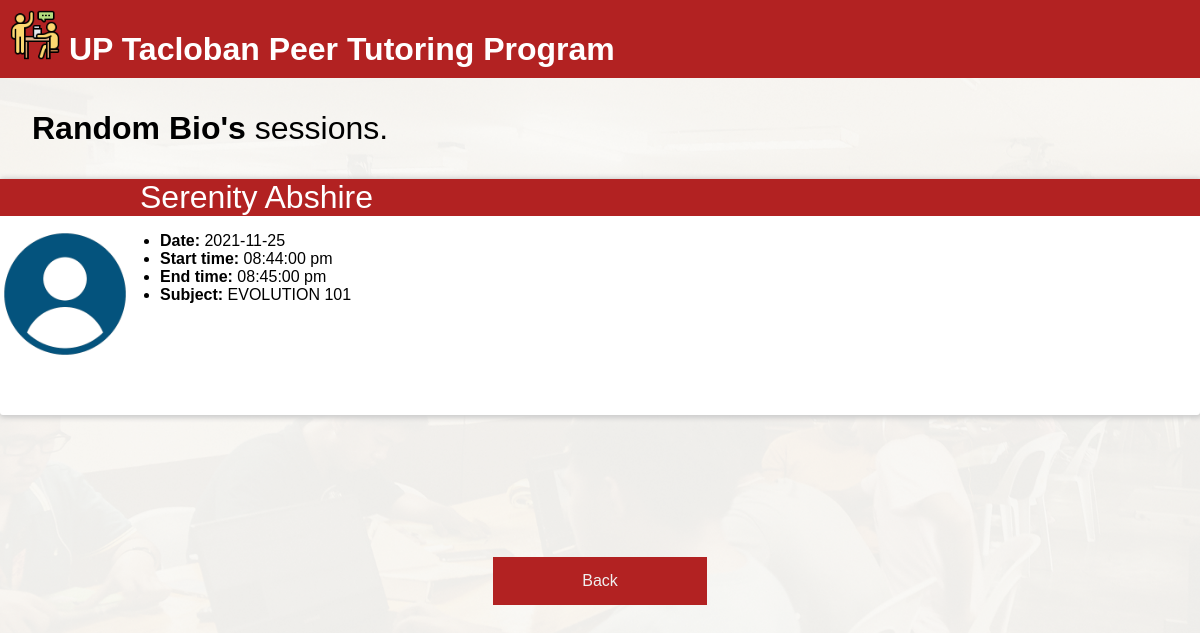
/my-sessions.php (signed in), run on the app's committed database.
### tables this page shows
CREATE TABLE `tutee` (
  `tutee_id` int(11) NOT NULL,
  `first_name` varchar(100) NOT NULL,
  `last_name` varchar(100) NOT NULL,
  `upmail` varchar(100) NOT NULL,
  `program` varchar(100) NOT NULL,
  `year_level` int(1) NOT NULL,
  `password` varchar(100) NOT NULL
);

CREATE TABLE `tutor` (
  `tutor_id` int(11) NOT NULL,
  `first_name` varchar(100) NOT NULL,
  `last_name` varchar(100) NOT NULL,
  `upmail` varchar(100) NOT NULL,
  `program` varchar(100) NOT NULL,
  `year_level` int(11) NOT NULL
);

CREATE TABLE `tutorial_session` (
  `tutor_id` int(11) NOT NULL,
  `tutee_id` int(11) NOT NULL,
  `date` date NOT NULL,
  `start_time` time NOT NULL,
  `end_time` time NOT NULL,
  `subject` varchar(100) NOT NULL
);

### my-sessions.php (the view, shortened to what this page needs)
<?php include("top.html"); include("server.php");
$query = "SELECT tutee_id, first_name, last_name, program FROM tutee WHERE upmail='" . $_SESSION['upmail'] . "'";
$result = mysqli_query($db, $query);
$tutee_id = 0;
$first_name = "";
$last_name = "";
foreach($result as $row){
    $tutee_id = $row['tutee_id'];
    $first_name = $row['first_name'];
    $last_name = $row['last_name'];
}
?>
<p id="result"><strong><?=$first_name . " " . $last_name . "'s "?></strong>sessions.</p>
<?php
$sessionQuery = "SELECT * FROM tutorial_session WHERE tutee_id=$tutee_id";
$sessionResult = mysqli_query($db, $sessionQuery);
foreach($sessionResult as $sessionResultRow){
$tutor_id = $sessionResultRow['tutor_id'];
$tutorNameQuery = "SELECT first_name, last_name
    FROM tutor
    WHERE tutor_id=$tutor_id";
$tutorNameResult = mysqli_query($db, $tutorNameQuery);
foreach($tutorNameResult as $tutorNameRow){
?>
<div class="match">
        <p>
        <img src="images/user.png" width=150 alt="User" /><span><?=$tutorNameRow['first_name'] . " " . $tutorNameRow['last_name']?></span>
        </p>
        <ul>
            <li><?="<strong>Date: </strong>" . $sessionResultRow['date']?></li>
            <li><?="<strong>Start time: </strong>" . date('h:i:s a', strtotime($sessionResultRow['start_time']))?></li>
            <li><?="<strong>End time: </strong>" . date('h:i:s a', strtotime($sessionResultRow['end_time']))?></li>
            <li><?="<strong>Subject: </strong>" . $sessionResultRow['subject']?></li>
        </ul>
</div>
<?php }
} ?>
<div class="container">
     <div class="center">
        <p><a href="index.php" class="button">Back</a></p>
     </div>
</div>
</body>
</html>

### tutor.css (style rules this page uses)
body { font-size: 12pt; font-family: verdana, sans-serif; margin: 0; padding: 0; background: url("images/bg.png") no-repeat center center fixed; -webkit-background-size:cover; -moz-background-size:cover; -o-background-size: cover; background-size: cover; animation: slideBg 8s linear infinite 0s; animation-timing-function: ease-in-out; }
#banner { background-image: url("images/banner-background.png"); background-repeat: repeat; font-size: 24pt; font-weight: bold; color: white; padding: 10px; }
.container { height: 300px; position: relative; }
.center { position: absolute; top: 50%; left: 50%; -ms-transform: translate(-50%, -50%); transform: translate(-50%, -50%); }
.center a { margin: 5px; }
.button { background-color: #b22222; width: 150px; border: none; color: #F0F0F0; padding: 15px 32px; text-align: center; text-decoration: none; display: inline-block; font-size: 16px; }
.button { transition-duration: 0.4s; }
.match { height: 220px; margin-bottom: 1em; padding-bottom: 1em; background-color: white; border-radius: 3px; -moz-box-shadow: 1px 1px 5px 2px #ccc; -webkit-box-shadow: 1px 1px 5px 2px #ccc; box-shadow: 1px 1px 5px 2px #ccc; }
.match img { width: 130px; float: left; margin-right: 10px; margin-bottom: 3em; padding-top: 50px; }
.match p { background-color: #b22222; clear: left; }
#result { margin-left: 1em; font-size: 24pt; }
p span { color: white; font-size: 24pt; }
.match ul { padding-left: 160px; }

### data on the page
tutee: first_name "Random", last_name "Bio"
tutorial_session: date "2021-11-25", start_time "08:44:00 pm", end_time "08:45:00 pm", subject "EVOLUTION 101"
tutor: first_name "Serenity", last_name "Abshire"
